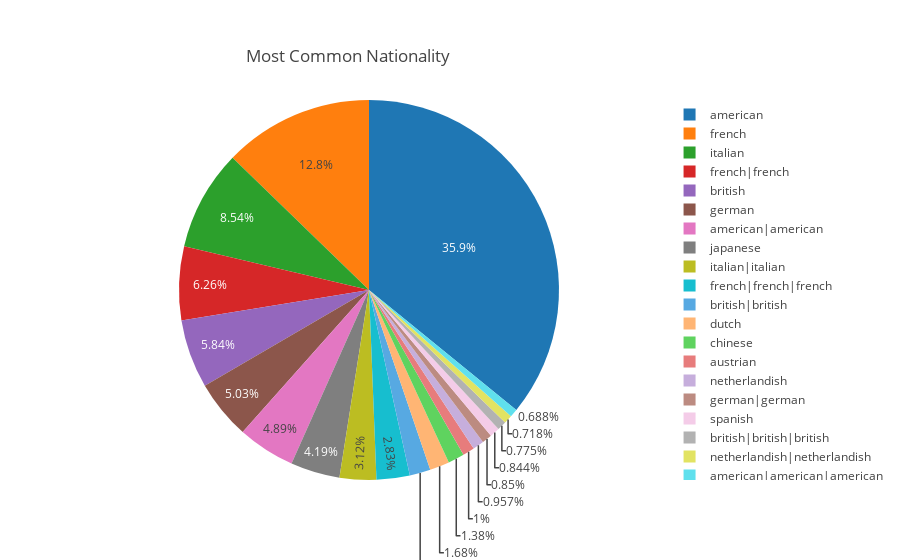

Write notebook code for a chart like this one.
### Markdown cell above
## The most popular nationality

### Code cell
nationalities = value_count('Artist Nationality')
piechart(nationalities,'Artist Nationality','Most Common Nationality')

### Figure 1 — Plotly figure (JSON) as saved in the notebook; plotly's stock layout.template omitted (floating-point values rounded to 4 significant figures)
{"data": [{"labels": ["american", "french", "italian", "french|french", "british", "german", "american|american", "japanese", "italian|italian", "french|french|french", "british|british", "dutch", "chinese", "austrian", "netherlandish", "german|german", "spanish", "british|british|british", "netherlandish|netherlandish", "american|american|american"], "type": "pie", "uid": "0f7c2a99-5faf-4d6d-80b8-a4e5d10aab94", "values": [52305, 18589, 12453, 9132, 8510, 7328, 7133, 6111, 4541, 4119, 2586, 2445, 2014, 1459, 1395, 1239, 1230, 1130, 1047, 1003]}], "layout": {"title": {"text": "Most Common Nationality", "xanchor": "right", "yanchor": "top"}}}
